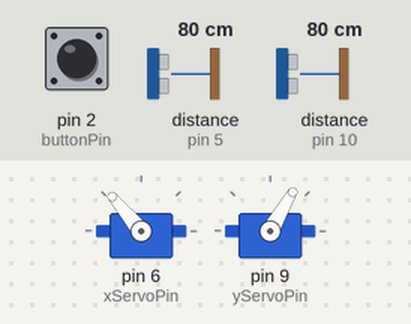
Bench run of a sketch on a simulated Arduino Uno, built with avr-gcc and run on an emulated ATmega328P. On the bench: 2 × servo. Inputs (shaded band) come from the test bench; at power-on: pin 2 (buttonPin) HIGH, distance to the obstacle (sensors on pin 5, pin 10) 80 cm. The echo pulse lasts 58.3 µs per cm; what the sketch prints to the serial monitor is not drawn.

Above: at 1.2 s.
1.3 s: pin 2 (buttonPin) pulled LOW for 1 s
At 3.7 s:
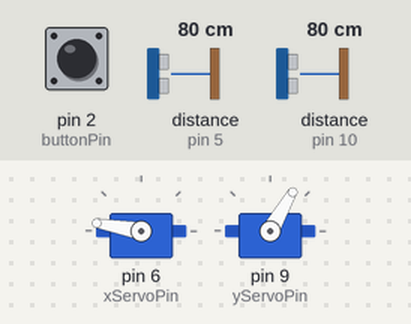
4.0 s: pin 2 (buttonPin) pulled LOW for 0.15 s
At 5.5 s:
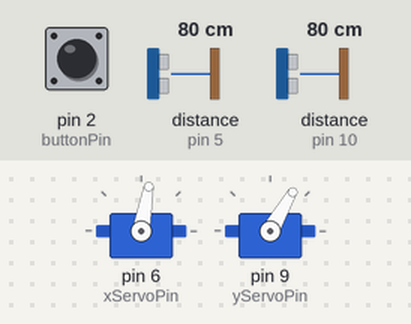
5.9 s: pin 2 (buttonPin) pulled LOW for 0.15 s
At 7.3 s:
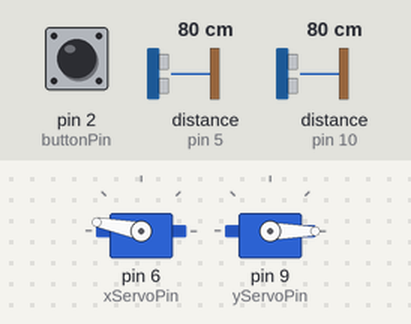
Timing chart, 0 to 8.9 s (numbered marks = the images above; inputs shaded):
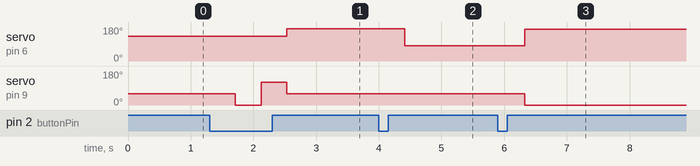

The sketch:

Project-Feet.ino
```cpp
#include <Arduino_JSON.h>
#include <Servo.h>

const int xTrigPin = 3;
const int xEchoPin = 5;
const int yTrigPin = 11;
const int yEchoPin = 10;
const int xServoPin = 6;
const int yServoPin = 9;
const int buttonPin = 2;

const int xMidpoint = 130;
const int yMidpoint = 60;

float xduration;
float xdistance;
float yduration;
float ydistance;

float cxDistance;
float cyDistance;

Servo servoX;
Servo servoY;

// center (x,y) left (x,y) right (x,y) up (x,y) down (x,y)
float calibrationValues[5][2];  // my best attempt
float servoPositions[5][2] = {
  { 130, 60 },   // Center: xy
  { 130, 0 },    // Left: xy
  { 130, 120 },  // Right: xy
  { 170, 60 },   // Up: xy
  { 80, 60 }     // Down: xy
};
int calibrationStep = 0;

void setup() {
  Serial.begin(9600);
  pinMode(yTrigPin, OUTPUT);  // trigPin for y axis
  pinMode(yEchoPin, INPUT);   // echoPin for y axis
  pinMode(xTrigPin, OUTPUT);  // trigPin for x axis
  pinMode(xEchoPin, INPUT);   // echoPin for x axis
  pinMode(buttonPin, INPUT_PULLUP);

  servoX.attach(xServoPin, 900, 2100);
  servoY.attach(yServoPin, 900, 2100);
}

JSONVar data;
JSONVar moveJson;
int currentMode = 0;
void loop() {

  if (calibrationStep < 5) {
    servoX.write(servoPositions[calibrationStep][0]);
    servoY.write(servoPositions[calibrationStep][1]);
    if (digitalRead(buttonPin) == LOW) {
      delay(200);
      calibrate();
      calibrationStep++;
      if (calibrationStep == 5) {
        Serial.println("Calibration complete");
        servoX.attach(xServoPin, 900, 2100);
        servoY.attach(yServoPin, 900, 2100);
      } else {
        Serial.print("Move to position ");
        Serial.print(calibrationStep);
      }
    }
  } else {

    if (digitalRead(buttonPin) == LOW) {
      delay(200);
      currentMode = (currentMode + 1) % 3;  // cycle  modes (0 = servo, 1 = no servo, 2 = pedal)
    }

    if (currentMode == 0) {
      servoTrack();
    } else if (currentMode == 1) {
      readSensorsOnly();
    } else if (currentMode == 2) {
      pedalMode();
    }
  }
}

void pedalMode() {
  digitalWrite(yTrigPin, LOW);
  delayMicroseconds(2);
  digitalWrite(yTrigPin, HIGH);
  delayMicroseconds(10);
  digitalWrite(yTrigPin, LOW);
  yduration = pulseIn(yEchoPin, HIGH);
  ydistance = yduration * 0.034 / 2.000000;
  data["type"] = "pedal";
  moveJson["y"] = ydistance;
  data["move"] = moveJson;
  data["threshold"] =
  Serial.print("*" + JSON.stringify(data) + "*");
}

void readSensorsOnly() {
  digitalWrite(xTrigPin, LOW);
  delayMicroseconds(2);
  digitalWrite(xTrigPin, HIGH);
  delayMicroseconds(10);
  digitalWrite(xTrigPin, LOW);
  xduration = pulseIn(xEchoPin, HIGH);
  xdistance = xduration * 0.034 / 2.000000;

  digitalWrite(yTrigPin, LOW);
  delayMicroseconds(2);
  digitalWrite(yTrigPin, HIGH);
  delayMicroseconds(10);
  digitalWrite(yTrigPin, LOW);
  yduration = pulseIn(yEchoPin, HIGH);
  ydistance = yduration * 0.034 / 2.000000;

  if (xdistance > calibrationValues[2][0]) {
    xdistance = (calibrationValues[2][0] + calibrationValues[1][0]) / 2;
  }
  if (ydistance > calibrationValues[4][1]) {
    ydistance = (calibrationValues[3][1] + calibrationValues[4][1]) / 2;
  }
  if (xdistance > calibrationValues[2][0] && ydistance > calibrationValues[4][1]) {
    return;
  }

  data["type"] = "key";

  float centerx = calibrationValues[0][0];
  float centery = calibrationValues[0][1];

  if(abs((calibrationValues[2][0]+calibrationValues[1][0])/2-xdistance) > abs((calibrationValues[3][1]+calibrationValues[4][1])/2-ydistance)){
    if (xdistance < centerx) {
      data["key"] = "a";
    } else if (xdistance > centerx) {
      data["key"] = "d";
    }
  } else {
    if (ydistance < centery) {
      data["key"] = "w";
    } else if (ydistance > centery) {
      data["key"] = "s";
    }
  }

  Serial.print("*" + JSON.stringify(data) + "*");
}


void servoTrack() {

  // clear trigPin
  digitalWrite(xTrigPin, LOW);
  digitalWrite(yTrigPin, LOW);
  delayMicroseconds(2);
  // set trigPin to HIGH for 10 micro seconds
  digitalWrite(xTrigPin, HIGH);
  delayMicroseconds(10);
  digitalWrite(xTrigPin, LOW);
  // read echoPin, returns the soundwave travel time in microseconds
  xduration = pulseIn(xEchoPin, HIGH);
  // repeat with y
  digitalWrite(yTrigPin, HIGH);
  delayMicroseconds(10);
  digitalWrite(yTrigPin, LOW);
  yduration = pulseIn(yEchoPin, HIGH);

  // multiply by speed of sound (340m/s 34cm/ms) and divide by two as the sensor
  // measures the time to travel to object and back
  cxDistance = xduration * 0.034 / 2.000000;
  cyDistance = yduration * 0.034 / 2.000000;

  data["type"] = "mouse";

  if (cxDistance > calibrationValues[1][0] && cxDistance <= calibrationValues[2][0]) {
    xdistance = cos(radians(servoPositions[0][0] - xMidpoint)) * cxDistance;
    moveJson["x"] = map(xdistance, calibrationValues[1][0], calibrationValues[2][0], -20, 20);
  } else {
    // if nothing seen reset to midpoint distance
    xdistance = (calibrationValues[2][0] + calibrationValues[1][0]) / 2;
    moveJson["x"] = 0;
  }

  // y is 0-120 l-r
  servoY.write(map(xdistance, calibrationValues[1][0], calibrationValues[2][0], servoPositions[1][1], servoPositions[2][1]));

  if (cyDistance > calibrationValues[3][1] && cyDistance <= calibrationValues[4][1]) {
    ydistance = cos(radians(servoPositions[0][1] - yMidpoint)) * cyDistance;
    moveJson["y"] = map(ydistance, calibrationValues[3][1], calibrationValues[4][1], -20, 20);
  } else {
    // if nothing seen reset to midpoint distance
    ydistance = (calibrationValues[3][1] + calibrationValues[4][1]) / 2;
    moveJson["y"] = 0;
  }


  // x is 40-180 d-u
  servoX.write(map(ydistance, calibrationValues[3][1], calibrationValues[4][1], servoPositions[3][0], servoPositions[4][0]));

  data["move"] = moveJson;
  Serial.print("*" + JSON.stringify(data) + "*");
}

void calibrate() {

  // clear trigPin
  digitalWrite(xTrigPin, LOW);
  digitalWrite(yTrigPin, LOW);
  delayMicroseconds(2);
  // set trigPin to HIGH for 10 micro seconds
  digitalWrite(xTrigPin, HIGH);
  delayMicroseconds(10);
  digitalWrite(xTrigPin, LOW);
  // read echoPin, returns the soundwave travel time in microseconds
  xduration = pulseIn(xEchoPin, HIGH);
  // repeat with y
  digitalWrite(yTrigPin, HIGH);
  delayMicroseconds(10);
  digitalWrite(yTrigPin, LOW);
  yduration = pulseIn(yEchoPin, HIGH);

  // multiply by speed of sound (340m/s 34cm/ms) and divide by two as the sensor
  // measures the time to travel to object and back
  cxDistance = xduration * 0.034 / 2.000000;
  cyDistance = yduration * 0.034 / 2.000000;

  delay(200);
  calibrationValues[calibrationStep][0] = cxDistance;
  // calibrationValues[calibrationStep][0][1] = servoX.read();
  calibrationValues[calibrationStep][1] = cyDistance;
  // calibrationValues[calibrationStep][1][1] = servoY.read();

  Serial.print("Calibration step ");
  Serial.print(calibrationStep);
  Serial.print(": x = ");
  Serial.print(cxDistance);
  Serial.print(" cm, y = ");
  Serial.println(cyDistance);
}
```

Measured:
- after the input at 1.3 s, servo on pin 6 (xServoPin): 130° → 170° after 1.2 s; servo on pin 9 (yServoPin): 60° → 0° after 0.41 s, → 120° 0.41 s later, → 60° 0.41 s later
- after the input at 4.0 s, servo on pin 6 (xServoPin): 170° → 80° after 0.41 s
- after the input at 5.9 s, servo on pin 6 (xServoPin): 80° → 169° after 0.42 s; servo on pin 9 (yServoPin): 60° → 0° after 0.42 s
